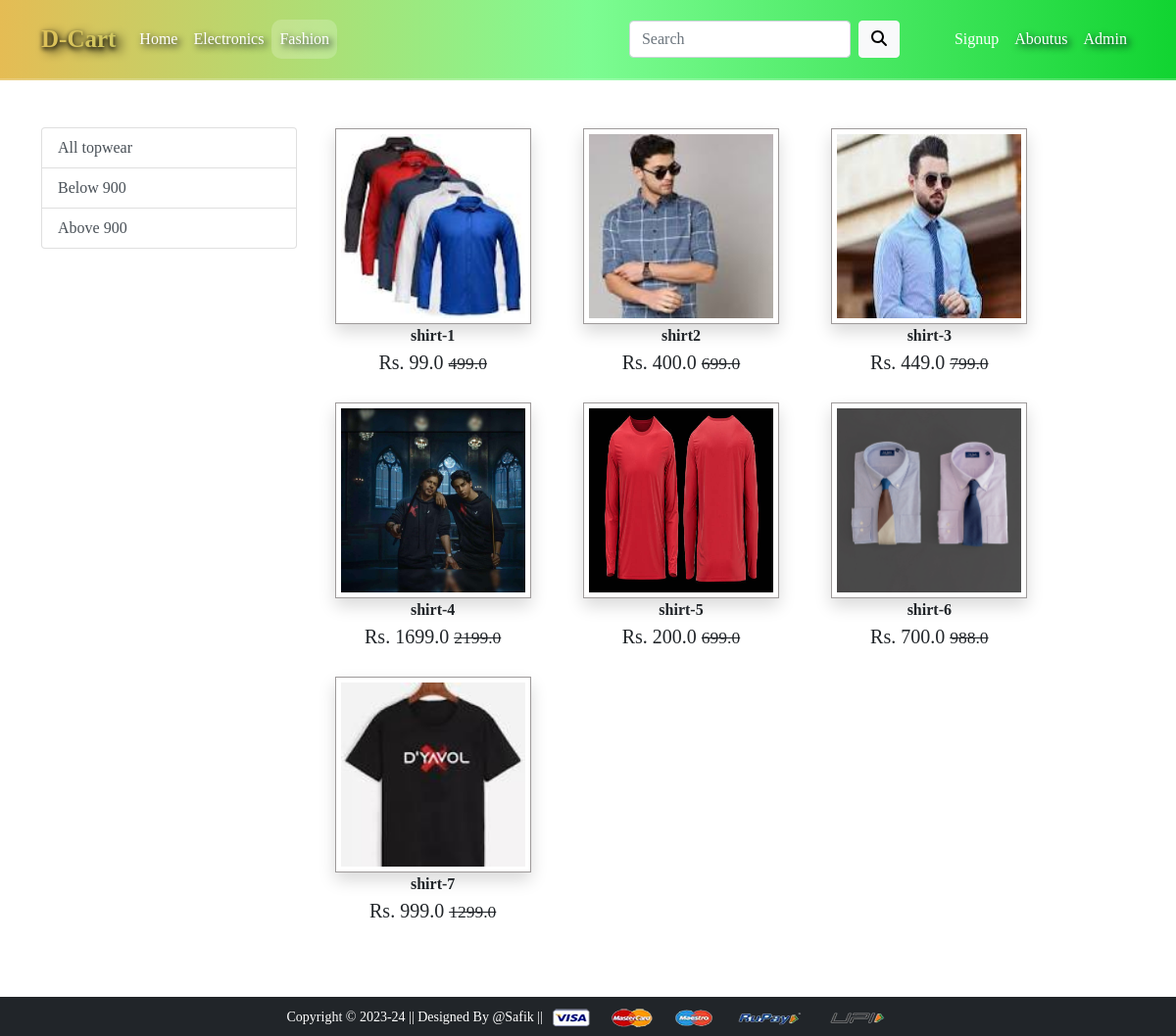
Screenshot of /topwear/ with the database file from the repository.
### app/models.py (models this page shows, shortened)
class Product(models.Model):
    title = models.CharField(max_length=100)
    selling_price= models.FloatField()
    discount_price= models.FloatField()
    description= models.CharField(max_length=200)
    brand= models.CharField(max_length=100)
    category= models.CharField(choices=CATEGORY_CHOICES, max_length= 3)
    product_image= models.ImageField(upload_to='productimg')

### app/views.py (the view)
# urls.py: path('topwear/', views.topwear , name='topwear'),
def topwear(request, data=None):
    if data == None:
        topwears= Product.objects.filter(category='TW')
    elif data == 'below' :
        topwears= Product.objects.filter(category='TW').filter(discount_price__lt=900)
    elif data == 'above' :
        topwears= Product.objects.filter(category='TW').filter(discount_price__gt=900)
    return render(request, 'app/topWear.html', {'topwears':topwears})

### app/templates/app/topWear.html (shortened to what this page needs)
{% extends 'app/base.html' %}
{% load static %}
{% block main-content %}
<div class="container my-5">
 <div class="row">
  <div class="col-sm-3">
    <div class='list-group'>
        <a href="{% url "topwear" %}" class='list-group-item list-group-item-action ' aria-current='true'>All topwear</a>
        <a href="{% url "topweardata" "below" %}" class='list-group-item list-group-item-action ' aria-current='true'>Below 900</a>
        <a href="{% url "topweardata" "above" %}" class='list-group-item list-group-item-action ' aria-current='true'>Above 900</a>
    </div>
  </div>
  <div class="col-sm-8 ">
    <div class='row'>
        {% for product in topwears %}
            <div class="col-sm-4 text-center mb-4 ">
                <a href="{% url 'product-detail' product.id %}" class="btn h-100 p-0">
                    <div class="item h-100 w-100 p-0">
                        <img src={{product.product_image.url}} alt="" height="200" width='200' class='image-fluid imgg shadow'>
                        <div class="fw-bold">{{product.title}}</div>
                        <div class="fs-5">Rs. {{product.discount_price}}
                            <small class='fw-light text-decoration-line-through'>
                                {{product.selling_price}}
                            </small>
                        </div>
                    </div>
                </a>
            </div>
        {% endfor %}
    </div>
  </div>
 </div>
</div>
{% endblock main-content %}

### app/static/app/css/style.css (style rules this page uses)
* { font-family: "Times New Roman", Times, serif; font-family: cursive; }
* { box-sizing: border-box; margin: 0; padding: 0; }
.imgg { padding: 5px; border: 0.2px solid rgba(41, 32, 32, 0.452); box-shadow: rgba(100, 100, 111, 0.2) 0px 7px 29px 0px; }

### rows the page displays
Product: product_image (picture), title "shirt-1", discount_price "99.0", selling_price "499.0"
Product: product_image (picture), title "shirt2", discount_price "400.0", selling_price "699.0"
Product: product_image (picture), title "shirt-3", discount_price "449.0", selling_price "799.0"
Product: product_image (picture), title "shirt-4", discount_price "1699.0", selling_price "2199.0"
Product: product_image (picture), title "shirt-5", discount_price "200.0", selling_price "699.0"
Product: product_image (picture), title "shirt-6", discount_price "700.0", selling_price "988.0"
Product: product_image (picture), title "shirt-7", discount_price "999.0", selling_price "1299.0"
